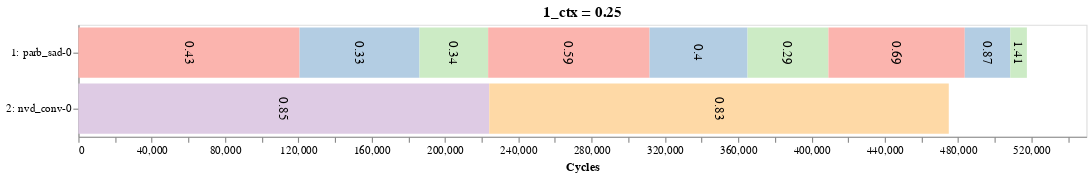
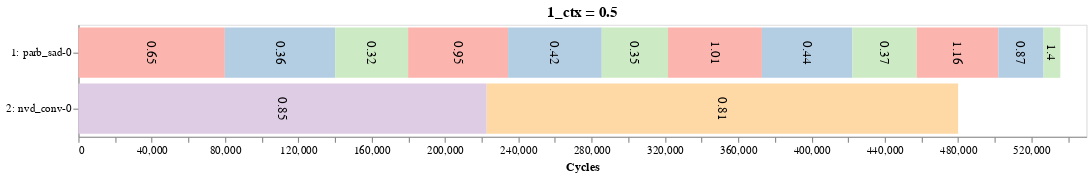
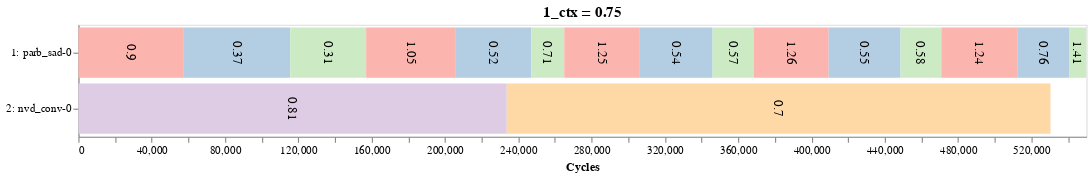

Notebook cell for these charts, in order:
### Code cell
ctx_dd = widgets.Dropdown(options=uniq_pairs, value=uniq_pairs[0], description='Pair:')

ctx_btn = widgets.Button(description='Display', button_style='info')

def show_widgets():
    display(ctx_dd)
    display(ctx_btn)
    

def ctx_onclick(b):
    clear_output()
    show_widgets()
    
    apps = ctx_dd.value.split('+')
    df_apps = df_ctx[(df_ctx['1_bench'] == apps[0]) & (df_ctx['2_bench'] == apps[1])]
    df_apps = df_apps.sort_values('1_ctx')
    for rid, row in df_apps.iterrows():
        gen_altair.draw_altair_timeline(row, '1_ctx').display()  
        # Print ctas/SM for each kernel in each app
        print('Note:')
        print(row['1_bench'], ':', row['cta_quota'][1], 'CTAs/SM')
        print(row['2_bench'], ':', row['cta_quota'][2], 'CTAs/SM')
        
#         print(row['norm_ipc'])
#         print(row['baseline'])
        print(row['runtime'])
        print('slowdown:', row['sld'])
        print('weighted speedup:', row['ws'])
        print('-' * 100)

show_widgets()
ctx_btn.on_click(ctx_onclick)

### Figure 1 — Vega-Lite specification as saved in the notebook (floating-point values rounded to 4 significant figures)
{"config": {"view": {"continuousWidth": 400, "continuousHeight": 300}, "axis": {"grid": false}, "header": {"titleColor": "black", "titleFontSize": 14}}, "layer": [{"mark": "bar", "encoding": {"color": {"type": "nominal", "field": "kernel", "legend": null, "scale": {"scheme": "pastel1"}}, "x": {"type": "quantitative", "field": "start", "title": "Cycles"}, "x2": {"field": "end"}, "y": {"type": "nominal", "field": "stream", "sort": null}}, "height": 100, "title": "1_ctx = 0.25", "width": 900}, {"mark": {"type": "text", "align": "center", "angle": 90, "baseline": "middle", "color": "black", "fontSize": 12}, "encoding": {"text": {"type": "quantitative", "field": "norm"}, "x": {"type": "quantitative", "field": "position"}, "y": {"type": "nominal", "field": "stream", "sort": null, "title": null}}}], "data": {"name": "data-14ff4676e3bfedfde4af95ec08b80f64"}, "$schema": "https://vega.github.io/schema/vega-lite/v4.8.1.json", "datasets": {"data-14ff4676e3bfedfde4af95ec08b80f64": [{"start": 0, "end": 120682, "stream": "1: parb_sad-0", "kernel": "1:1", "position": 60340.0, "norm": 0.43}, {"start": 120682, "end": 186118, "stream": "1: parb_sad-0", "kernel": "1:2", "position": 153400.0, "norm": 0.33}, {"start": 186118, "end": 223571, "stream": "1: parb_sad-0", "kernel": "1:3", "position": 204800.0, "norm": 0.34}, {"start": 223571, "end": 311669, "stream": "1: parb_sad-0", "kernel": "1:1", "position": 267600.0, "norm": 0.59}, {"start": 311669, "end": 365109, "stream": "1: parb_sad-0", "kernel": "1:2", "position": 338400.0, "norm": 0.4}, {"start": 365109, "end": 409233, "stream": "1: parb_sad-0", "kernel": "1:3", "position": 387200.0, "norm": 0.29}, {"start": 409233, "end": 483638, "stream": "1: parb_sad-0", "kernel": "1:1", "position": 446400.0, "norm": 0.69}, {"start": 483638, "end": 508464, "stream": "1: parb_sad-0", "kernel": "1:2", "position": 496100.0, "norm": 0.87}, {"start": 508464, "end": 517532, "stream": "1: parb_sad-0", "kernel": "1:3", "position": 513000.0, "norm": 1.41}, {"start": 0, "end": 224169, "stream": "2: nvd_conv-0", "kernel": "2:1", "position": 112100.0, "norm": 0.85}, {"start": 224169, "end": 474906, "stream": "2: nvd_conv-0", "kernel": "2:2", "position": 349500.0, "norm": 0.83}]}}

### Figure 2 — Vega-Lite specification as saved in the notebook (floating-point values rounded to 4 significant figures)
{"config": {"view": {"continuousWidth": 400, "continuousHeight": 300}, "axis": {"grid": false}, "header": {"titleColor": "black", "titleFontSize": 14}}, "layer": [{"mark": "bar", "encoding": {"color": {"type": "nominal", "field": "kernel", "legend": null, "scale": {"scheme": "pastel1"}}, "x": {"type": "quantitative", "field": "start", "title": "Cycles"}, "x2": {"field": "end"}, "y": {"type": "nominal", "field": "stream", "sort": null}}, "height": 100, "title": "1_ctx = 0.5", "width": 900}, {"mark": {"type": "text", "align": "center", "angle": 90, "baseline": "middle", "color": "black", "fontSize": 12}, "encoding": {"text": {"type": "quantitative", "field": "norm"}, "x": {"type": "quantitative", "field": "position"}, "y": {"type": "nominal", "field": "stream", "sort": null, "title": null}}}], "data": {"name": "data-67bd02ec6fc83cdfc66aed8d8f773f0d"}, "$schema": "https://vega.github.io/schema/vega-lite/v4.8.1.json", "datasets": {"data-67bd02ec6fc83cdfc66aed8d8f773f0d": [{"start": 0, "end": 79904, "stream": "1: parb_sad-0", "kernel": "1:1", "position": 39950.0, "norm": 0.65}, {"start": 79904, "end": 140083, "stream": "1: parb_sad-0", "kernel": "1:2", "position": 110000.0, "norm": 0.36}, {"start": 140083, "end": 179900, "stream": "1: parb_sad-0", "kernel": "1:3", "position": 160000.0, "norm": 0.32}, {"start": 179900, "end": 234454, "stream": "1: parb_sad-0", "kernel": "1:1", "position": 207200.0, "norm": 0.95}, {"start": 234454, "end": 285566, "stream": "1: parb_sad-0", "kernel": "1:2", "position": 260000.0, "norm": 0.42}, {"start": 285566, "end": 321724, "stream": "1: parb_sad-0", "kernel": "1:3", "position": 303600.0, "norm": 0.35}, {"start": 321724, "end": 372957, "stream": "1: parb_sad-0", "kernel": "1:1", "position": 347300.0, "norm": 1.01}, {"start": 372957, "end": 422360, "stream": "1: parb_sad-0", "kernel": "1:2", "position": 397700.0, "norm": 0.44}, {"start": 422360, "end": 457395, "stream": "1: parb_sad-0", "kernel": "1:3", "position": 439900.0, "norm": 0.37}, {"start": 457395, "end": 501926, "stream": "1: parb_sad-0", "kernel": "1:1", "position": 479700.0, "norm": 1.16}, {"start": 501926, "end": 526617, "stream": "1: parb_sad-0", "kernel": "1:2", "position": 514300.0, "norm": 0.87}, {"start": 526617, "end": 535781, "stream": "1: parb_sad-0", "kernel": "1:3", "position": 531200.0, "norm": 1.4}, {"start": 0, "end": 222775, "stream": "2: nvd_conv-0", "kernel": "2:1", "position": 111400.0, "norm": 0.85}, {"start": 222775, "end": 480002, "stream": "2: nvd_conv-0", "kernel": "2:2", "position": 351400.0, "norm": 0.81}]}}

### Figure 3 — Vega-Lite specification as saved in the notebook (floating-point values rounded to 4 significant figures)
{"config": {"view": {"continuousWidth": 400, "continuousHeight": 300}, "axis": {"grid": false}, "header": {"titleColor": "black", "titleFontSize": 14}}, "layer": [{"mark": "bar", "encoding": {"color": {"type": "nominal", "field": "kernel", "legend": null, "scale": {"scheme": "pastel1"}}, "x": {"type": "quantitative", "field": "start", "title": "Cycles"}, "x2": {"field": "end"}, "y": {"type": "nominal", "field": "stream", "sort": null}}, "height": 100, "title": "1_ctx = 0.75", "width": 900}, {"mark": {"type": "text", "align": "center", "angle": 90, "baseline": "middle", "color": "black", "fontSize": 12}, "encoding": {"text": {"type": "quantitative", "field": "norm"}, "x": {"type": "quantitative", "field": "position"}, "y": {"type": "nominal", "field": "stream", "sort": null, "title": null}}}], "data": {"name": "data-a8a4bf5e5898d2c1f656aa4febc59979"}, "$schema": "https://vega.github.io/schema/vega-lite/v4.8.1.json", "datasets": {"data-a8a4bf5e5898d2c1f656aa4febc59979": [{"start": 0, "end": 57535, "stream": "1: parb_sad-0", "kernel": "1:1", "position": 28770.0, "norm": 0.9}, {"start": 57535, "end": 115572, "stream": "1: parb_sad-0", "kernel": "1:2", "position": 86550.0, "norm": 0.37}, {"start": 115572, "end": 157002, "stream": "1: parb_sad-0", "kernel": "1:3", "position": 136300.0, "norm": 0.31}, {"start": 157002, "end": 205950, "stream": "1: parb_sad-0", "kernel": "1:1", "position": 181500.0, "norm": 1.05}, {"start": 205950, "end": 247167, "stream": "1: parb_sad-0", "kernel": "1:2", "position": 226600.0, "norm": 0.52}, {"start": 247167, "end": 265097, "stream": "1: parb_sad-0", "kernel": "1:3", "position": 256100.0, "norm": 0.71}, {"start": 265097, "end": 306340, "stream": "1: parb_sad-0", "kernel": "1:1", "position": 285700.0, "norm": 1.25}, {"start": 306340, "end": 346021, "stream": "1: parb_sad-0", "kernel": "1:2", "position": 326200.0, "norm": 0.54}, {"start": 346021, "end": 368380, "stream": "1: parb_sad-0", "kernel": "1:3", "position": 357200.0, "norm": 0.57}, {"start": 368380, "end": 409384, "stream": "1: parb_sad-0", "kernel": "1:1", "position": 388900.0, "norm": 1.26}, {"start": 409384, "end": 448581, "stream": "1: parb_sad-0", "kernel": "1:2", "position": 429000.0, "norm": 0.55}, {"start": 448581, "end": 470845, "stream": "1: parb_sad-0", "kernel": "1:3", "position": 459700.0, "norm": 0.58}, {"start": 470845, "end": 512576, "stream": "1: parb_sad-0", "kernel": "1:1", "position": 491700.0, "norm": 1.24}, {"start": 512576, "end": 540827, "stream": "1: parb_sad-0", "kernel": "1:2", "position": 526700.0, "norm": 0.76}, {"start": 540827, "end": 549893, "stream": "1: parb_sad-0", "kernel": "1:3", "position": 545400.0, "norm": 1.41}, {"start": 0, "end": 233726, "stream": "2: nvd_conv-0", "kernel": "2:1", "position": 116900.0, "norm": 0.81}, {"start": 233726, "end": 530416, "stream": "2: nvd_conv-0", "kernel": "2:2", "position": 382100.0, "norm": 0.7}]}}
